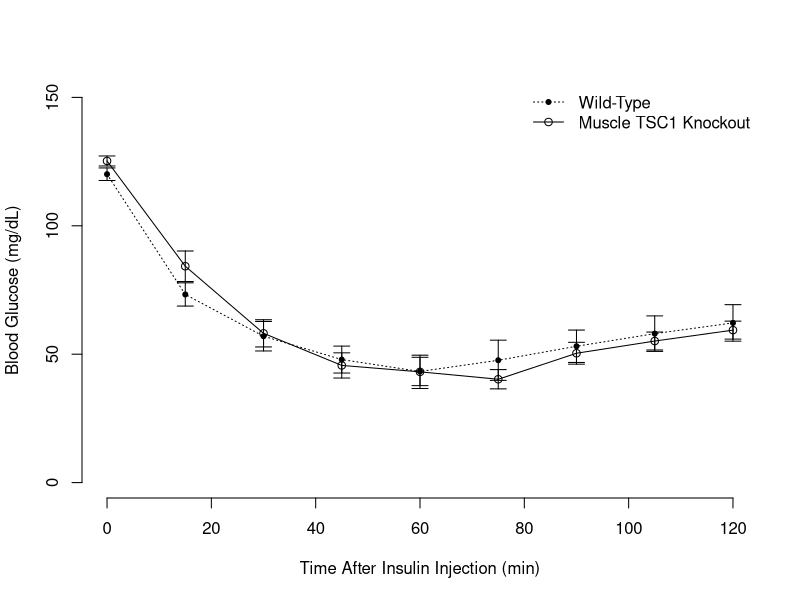
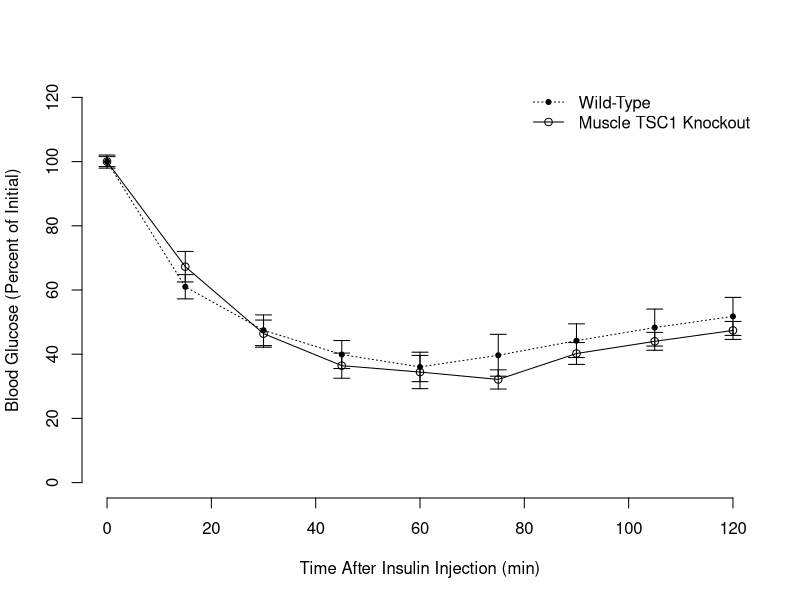
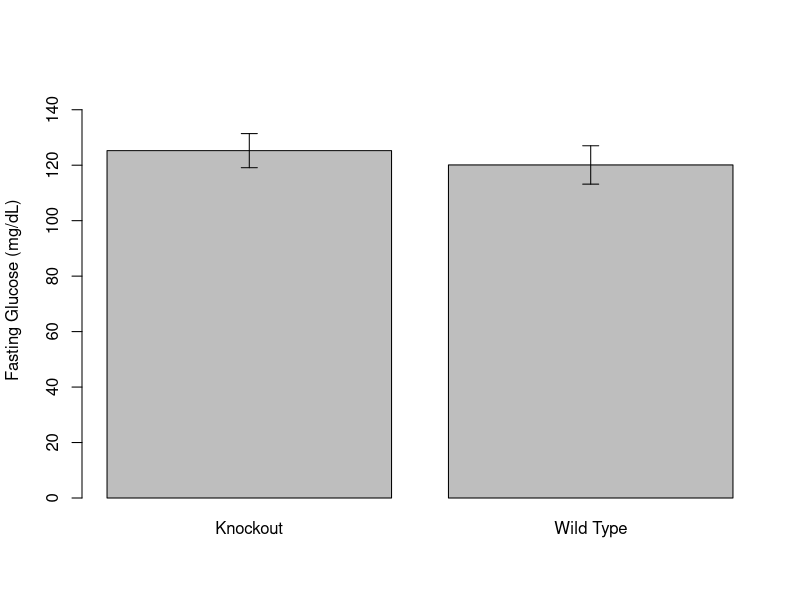
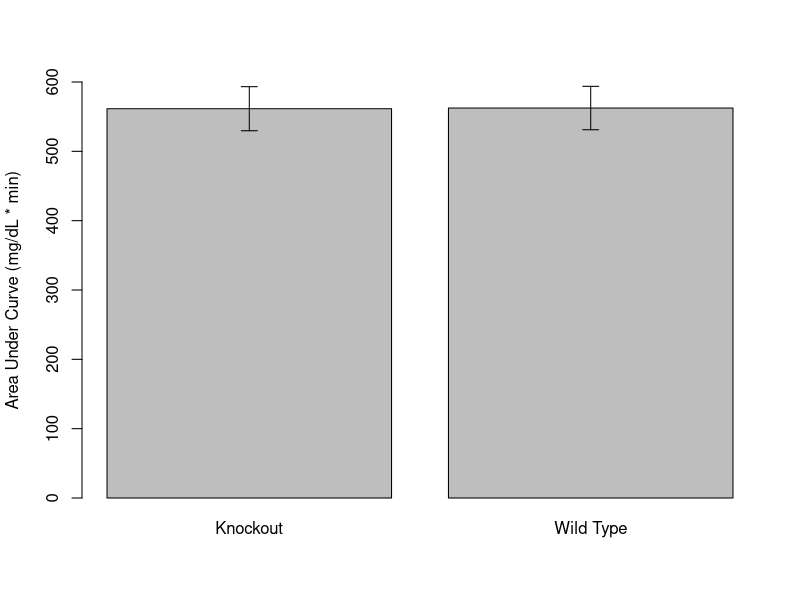

The R script that drew these images, in order:
## ---- chunk 1
library(knitr)
library(tidyr)
#figures makde will go to directory called figures, will make them as both png and pdf files 
opts_chunk$set(fig.path='figures/',
               echo=FALSE, warning=FALSE, message=FALSE,dev=c('png','pdf'))
options(scipen = 2, digits = 3)
# set echo and message to TRUE if you want to display code blocks and code output respectively

knitr::knit_hooks$set(inline = function(x) {
  knitr:::format_sci(x, 'md')
})


superpose.eb <- function (x, y, ebl, ebu = ebl, length = 0.08, ...)
  arrows(x, y + ebu, x, y - ebl, angle = 90, code = 3,
  length = length, ...)

  
se <- function(x) sd(x, na.rm=T)/sqrt(length(x))

#load these packages, nearly always needed
library(tidyr)
library(dplyr)

# sets maize and blue color scheme
color.scheme <- c('#00274c', '#ffcb05')
## ---- chunk 2
data <- read.csv(file="data.csv", stringsAsFactors=T, header=T)
data.no.unk <- data[data$Genotype != "Unknown", ]

library(ggplot2)
library(plyr)
auc.anova <- aov(auc~Genotype, data=data.no.unk)
summary(auc.anova)
TukeyHSD(auc.anova)
with(data.no.unk, pairwise.t.test(auc, Genotype, p.adj="bonferroni", paired=F))

means <- ddply(data.no.unk,~Genotype,summarise,	X0=mean(X0,na.rm = TRUE ),X15=mean(X15, na.rm = TRUE),X30=mean(X30, na.rm = TRUE),X45=mean(X45, na.rm = TRUE),X60=mean(X60, na.rm = TRUE),X75=mean(X75, na.rm = TRUE),X90=mean(X90, na.rm = TRUE),X105=mean(X105, na.rm = TRUE),X120=mean(X120, na.rm = TRUE))
se <- ddply(data.no.unk,~Genotype,summarise,X0=sd(X0 ,na.rm = TRUE )/sqrt(length(X0)),X15=sd(X15,na.rm = TRUE )/sqrt(length(X0)),X30=sd(X30,na.rm = TRUE )/sqrt(length(X0)),X45=sd(X45,na.rm = TRUE )/sqrt(length(X0)),X60=sd(X60,na.rm = TRUE )/sqrt(length(X0)),X75=sd(X75,na.rm = TRUE )/sqrt(length(X0)),X90=sd(X90,na.rm = TRUE )/sqrt(length(X0)),X105=sd(X105,na.rm = TRUE )/sqrt(length(X0)),X120=sd(X120,na.rm = TRUE )/sqrt(length(X0)))

values <- as.matrix(means[2:10])
values.se <- as.matrix(se[2:10])
values.se[2,] <- values.se[2,]/sqrt(8)
values.se[1,] <- values.se[1,]/sqrt(10)

values.norm <- values/values[,1] * 100
values.se.norm <- values.se/values[,1] * 100



superpose.eb <- function (x, y, ebl, ebu = ebl, length = 0.08, ...)
arrows(x, y + ebu, x, y - ebl, angle = 90, code = 3,
length = length, ...)

time <- c(0,15,30,45,60,75,90,105,120)
## ---- chunk 3
plot(time,values[1,], type="o", pch=1, ylab="Blood Glucose (mg/dL)", xlab="Time After Insulin Injection (min)", ylim=c(0,150), frame.plot=F)
lines(time,values[2,], lty=3)
points(time,values[2,], pch=20)
superpose.eb(time,values[2,],ebl=values.se[2,])
superpose.eb(time,values[1,],ebl=values.se[1,])
leg.txt = c("Wild-Type", "Muscle TSC1 Knockout")
legend("topright", leg.txt, lty=c(3,1), pch=c(20,1), bty="n")
## ---- chunk 4
plot(time,values.norm[1,], type="o", pch=1, ylab="Blood Glucose (Percent of Initial)", xlab="Time After Insulin Injection (min)", ylim=c(0,120), frame.plot=F)
lines(time,values.norm[2,], lty=3)
points(time,values.norm[2,], pch=20)
superpose.eb(time,values.norm[2,],ebl=values.se.norm[2,])
superpose.eb(time,values.norm[1,],ebl=values.se.norm[1,])
leg.txt = c("Wild-Type", "Muscle TSC1 Knockout")
legend("topright", leg.txt, lty=c(3,1), pch=c(20,1), bty="n")


summary.means <- ddply(data.no.unk,~Genotype,summarise,weight=mean(Weight),auc=mean(auc, na.rm=T), fasting=mean(X0))
summary.se <- ddply(data.no.unk,~Genotype,summarise,weight=sd(Weight)/sqrt(length(Weight)), auc=sd(auc, na.rm=T)/sqrt(length(auc)), fasting=sd(X0)/sqrt(length(X0)))
## ---- chunk 5
library(lme4)
data.long <- 
  data %>% 
  select(-Cage, -auc, -Age) %>% 
  gather(key=Time, value=Glucose, -Genotype,-Mouse)
  
itt.lme.null <- lmer(Glucose ~ Time + (1|Mouse), data=data.long)
itt.lme.geno <- lmer(Glucose ~ Time + Genotype + (1|Mouse), data=data.long)  
anova(itt.lme.null, itt.lme.geno) %>% kable(caption="Mixed linear model for effect of genotype on ITT values")

library(broom)
aov.all <- aov(auc~Age+Weight+Genotype, data=data.no.unk)
TukeyHSD(aov.all, "Genotype") %>% tidy %>% kable(caption="Tukey test of AUC with age and weight as covariates")
lm(auc~Age+Weight+Genotype, data=data.no.unk) %>% tidy %>% kable(caption="Linear model of AUC after accounting for age and genotype")
## ---- chunk 6
plot <- barplot(summary.means$fasting, names.arg=summary.means$Genotype, ylab="Fasting Glucose (mg/dL)", ylim=c(0,150))
superpose.eb(plot, summary.means$fasting,ebl=summary.se$fasting)
## ---- chunk 7
plot <- barplot(summary.means$auc, names.arg=summary.means$Genotype, ylab="Area Under Curve (mg/dL * min)", ylim=c(0,600))
superpose.eb(plot, summary.means$auc,ebl=summary.se$auc)
## ---- chunk 8
sessionInfo()
